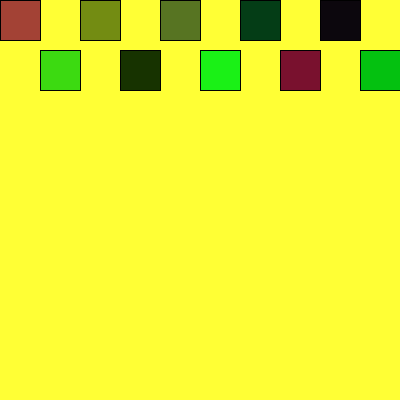
Frame 1 (no input)
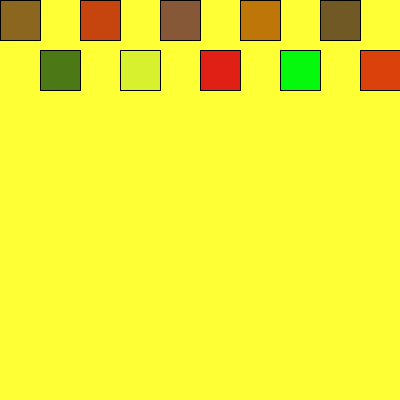
Frame 60 (the mouse pressed at the canvas centre just before this capture)
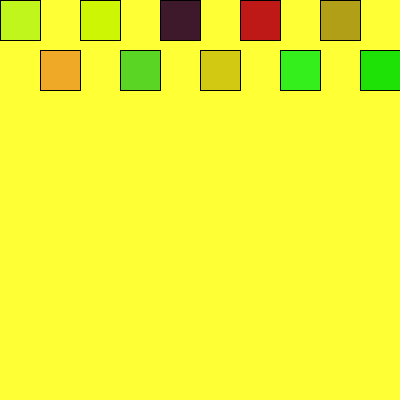
Frame 120 (the mouse held since frame 60 and released just before this capture)

The Processing sketch that drew these frames (run headless with seeded random() and noise(); from frame 60 on, the mouse is pressed at the canvas centre):

// Processing sketch: processing_171140
// ── processing_171140.pde


void setup (){
size (400,400);
background (255,255,53);
frameRate (10);
}
int x;
int y;
int lato=40;

void draw (){
x=0;
y=0;

for( int r=0; r<10; r++ ){
  fill( random(253), random(255), random (56));
rect(x,y,lato,lato);
x=x+lato;
for (int s=0; s<10; s++);
fill( random(253), random(255), random (56));
rect(x,y+50,lato,lato);
x=x+lato;


}
}
